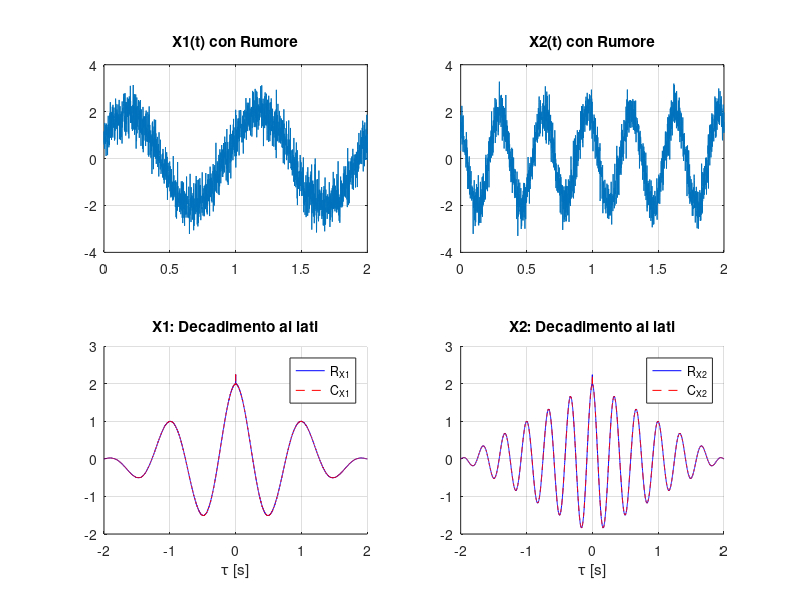

Recreate this plot in MATLAB.
%% Autocorrelazione con decadimento (Processo con Rumore)
clear; clc; close all;

fs = 1000;              
t = 0:1/fs:2;           % Aumentiamo la durata a 2 secondi per vedere meglio i lati
f1 = 1; f2 = 3;
A = 2;

% Generazione realizzazioni con aggiunta di rumore bianco (AWGN)
% Il rumore "rompe" la memoria infinita della sinusoide
N = 1000;
theta1 = 2*pi*rand(N, 1); 
theta2 = 2*pi*rand(N, 1);

% Segnale = Sinusoide + Rumore
X1 = A * cos(2*pi*f1*t + theta1) + 0.5*randn(N, length(t));
X2 = A * cos(2*pi*f2*t + theta2) + 0.5*randn(N, length(t));

% Calcolo Funzioni (su singola realizzazione)
[R1, lags] = xcorr(X1(1,:), 'biased'); 
[R2, ~]    = xcorr(X2(1,:), 'biased');
tau = lags/fs;

% Autocovarianza
C1 = R1 - (mean(X1(1,:)))^2;
C2 = R2 - (mean(X2(1,:)))^2;

% --- Plotting ---
figure('Color', 'w', 'Position', [100 100 1000 700]);

subplot(2,2,1); plot(t, X1(1,:)); title('X1(t) con Rumore'); grid on;
subplot(2,2,2); plot(t, X2(1,:)); title('X2(t) con Rumore'); grid on;

% Noterai che ai lati (tau grandi) l'ampiezza diminuisce
subplot(2,2,3); hold on;
plot(tau, R1, 'b', 'DisplayName', 'R_{X1}');
plot(tau, C1, 'r--', 'DisplayName', 'C_{X1}');
title('X1: Decadimento ai lati'); xlabel('\tau [s]'); legend; grid on;

subplot(2,2,4); hold on;
plot(tau, R2, 'b', 'DisplayName', 'R_{X2}');
plot(tau, C2, 'r--', 'DisplayName', 'C_{X2}');
title('X2: Decadimento ai lati'); xlabel('\tau [s]'); legend; grid on;

% Stampa dei parametri per Segnale 2
fprintf('--- Parametri Ordine 1 Segnale 2 ---\n');
fprintf('Media: %.4f | Potenza: %.4f | Varianza: %.4f\n', mean(X2(:)), mean(X2(:).^2), var(X2(:)));
